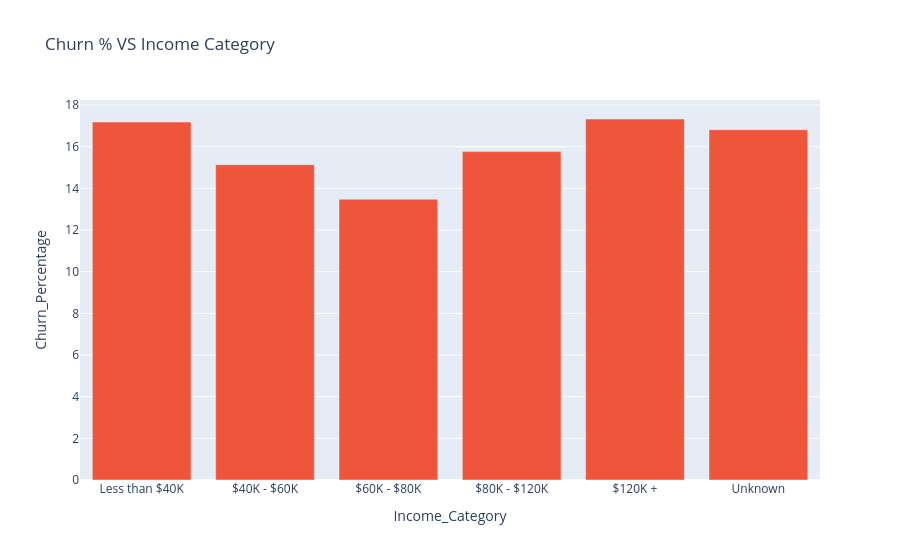

This figure's notebook cell:
### Code cell
fig = px.bar(
    churn_income,
    x='Income_Category',
    y='Churn_Percentage',
    category_orders={'Income_Category': Income_Order},
    title='Churn % VS Income Category',
    color_discrete_sequence=['#EF553B']
)

fig.show()

### Figure 1 — Plotly figure (JSON) as saved in the notebook; plotly's stock layout.template omitted (floating-point values rounded to 4 significant figures)
{"data": [{"hovertemplate": "Income_Category=%{x}<br>Churn_Percentage=%{y}<extra></extra>", "legendgroup": "", "marker": {"color": "#EF553B", "pattern": {"shape": ""}}, "name": "", "orientation": "v", "showlegend": false, "textposition": "auto", "type": "bar", "x": ["$120K +", "$40K - $60K", "$60K - $80K", "$80K - $120K", "Less than $40K", "Unknown"], "xaxis": "x", "y": [17.33, 15.14, 13.48, 15.77, 17.19, 16.82], "yaxis": "y"}], "layout": {"barmode": "relative", "legend": {"tracegroupgap": 0}, "title": {"text": "Churn % VS Income Category"}, "xaxis": {"anchor": "y", "categoryarray": ["Less than $40K", "$40K - $60K", "$60K - $80K", "$80K - $120K", "$120K +", "Unknown"], "categoryorder": "array", "domain": [0, 1], "title": {"text": "Income_Category"}}, "yaxis": {"anchor": "x", "domain": [0, 1], "title": {"text": "Churn_Percentage"}}}}
